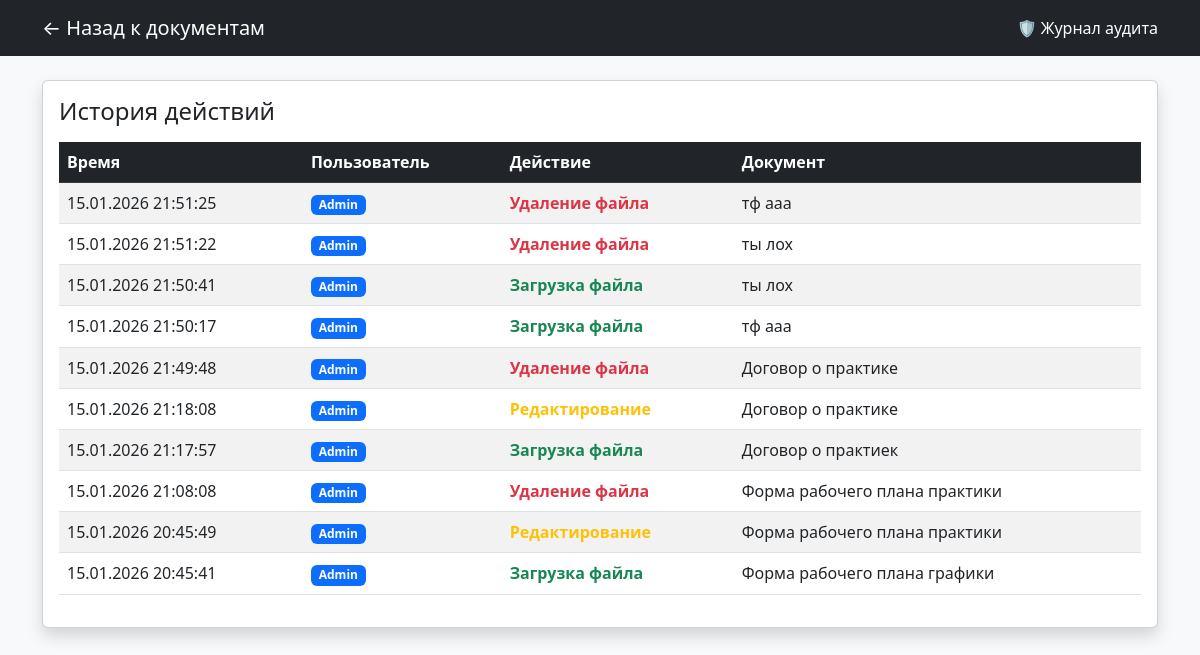
Before: /audit/ (signed in) with the older database file.
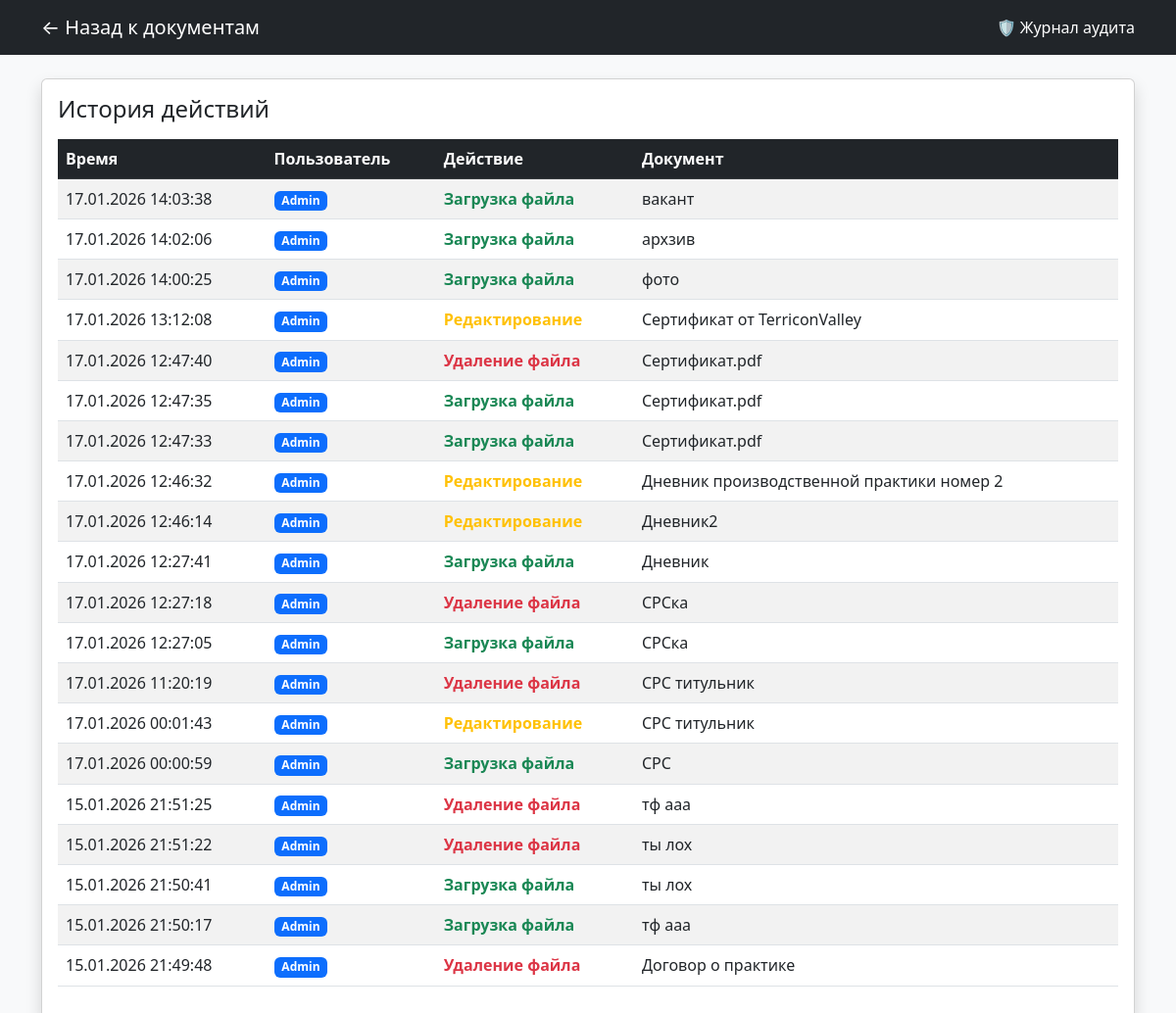
After: the same page with the newer database file.
### core/models.py (models this page shows, shortened)
class AuditLog(models.Model):
    user = models.ForeignKey(User, on_delete=models.SET_NULL, null=True, verbose_name="Пользователь")
    action = models.CharField(max_length=50, verbose_name="Действие")  # Например: "Загрузка", "Удаление"
    document_title = models.CharField(max_length=255, verbose_name="Документ")
    timestamp = models.DateTimeField(auto_now_add=True, verbose_name="Время")
    class Meta:
        ordering = ['-timestamp']  # Сначала новые записи

### core/views.py (the view)
# urls.py: path('audit/', audit_log_view, name='audit_log'),
@user_passes_test(lambda u: u.is_superuser)
def audit_log_view(request):
    logs = AuditLog.objects.all()
    return render(request, 'core/audit_log.html', {'logs': logs})

### core/templates/core/audit_log.html (shortened to what this page needs)
<!DOCTYPE html>
<html lang="ru">
<head>
    <link href="https://cdn.jsdelivr.net/npm/bootstrap@5.3.0/dist/css/bootstrap.min.css" rel="stylesheet">
</head>
<body class="bg-light">
<nav class="navbar navbar-dark bg-dark mb-4">
    <div class="container">
        <a class="navbar-brand" href="{% url 'home' %}">← Назад к документам</a>
        <span class="text-white">🛡️ Журнал аудита</span>
    </div>
</nav>
<div class="container">
    <div class="card shadow">
        <div class="card-body">
            <h4 class="mb-3">История действий</h4>
            <table class="table table-striped table-hover">
                <thead class="table-dark">
                    <tr>
                        <th>Время</th>
                        <th>Пользователь</th>
                        <th>Действие</th>
                        <th>Документ</th>
                    </tr>
                </thead>
                <tbody>
                    {% for log in logs %}
                    <tr>
                        <td>{{ log.timestamp|date:"d.m.Y H:i:s" }}</td>
                        <td>
                            {% if log.user %}
                                <span class="badge bg-primary">{{ log.user.username }}</span>
                            {% else %}
                                <span class="badge bg-secondary">Удален</span>
                            {% endif %}
                        </td>
                        <td>
                            {% if log.action == 'Удаление файла' %}
                                <span class="text-danger fw-bold">{{ log.action }}</span>
                            {% elif log.action == 'Загрузка файла' %}
                                <span class="text-success fw-bold">{{ log.action }}</span>
                            {% else %}
                                <span class="text-warning fw-bold">{{ log.action }}</span>
                            {% endif %}
                        </td>
                        <td>{{ log.document_title }}</td>
                    </tr>
                    {% empty %}
                    <tr><td colspan="4" class="text-center">Журнал пока пуст</td></tr>
                    {% endfor %}
                </tbody>
            </table>
        </div>
    </div>
</div>
</body>
</html>

Changed rows visible on the page:
removed AuditLog: timestamp "15.01.2026 21:18:08", user.username "Admin", action "Редактирование", document_title "Договор о практике"
removed AuditLog: timestamp "15.01.2026 21:17:57", user.username "Admin", action "Загрузка файла", document_title "Договор о практиек"
removed AuditLog: timestamp "15.01.2026 21:08:08", user.username "Admin", action "Удаление файла", document_title "Форма рабочего плана практики"
removed AuditLog: timestamp "15.01.2026 20:45:49", user.username "Admin", action "Редактирование", document_title "Форма рабочего плана практики"
removed AuditLog: timestamp "15.01.2026 20:45:41", user.username "Admin", action "Загрузка файла", document_title "Форма рабочего плана графики"
added AuditLog: timestamp "17.01.2026 14:03:38", user.username "Admin", action "Загрузка файла", document_title "вакант"
added AuditLog: timestamp "17.01.2026 14:02:06", user.username "Admin", action "Загрузка файла", document_title "архзив"
added AuditLog: timestamp "17.01.2026 14:00:25", user.username "Admin", action "Загрузка файла", document_title "фото"
added AuditLog: timestamp "17.01.2026 13:12:08", user.username "Admin", action "Редактирование", document_title "Сертификат от TerriconValley"
added AuditLog: timestamp "17.01.2026 12:47:40", user.username "Admin", action "Удаление файла", document_title "Сертификат.pdf"
added AuditLog: timestamp "17.01.2026 12:47:35", user.username "Admin", action "Загрузка файла", document_title "Сертификат.pdf"
added AuditLog: timestamp "17.01.2026 12:47:33", user.username "Admin", action "Загрузка файла", document_title "Сертификат.pdf"
added AuditLog: timestamp "17.01.2026 12:46:32", user.username "Admin", action "Редактирование", document_title "Дневник производственной практики номер 2"
added AuditLog: timestamp "17.01.2026 12:46:14", user.username "Admin", action "Редактирование", document_title "Дневник2"
added AuditLog: timestamp "17.01.2026 12:27:41", user.username "Admin", action "Загрузка файла", document_title "Дневник"
added AuditLog: timestamp "17.01.2026 12:27:18", user.username "Admin", action "Удаление файла", document_title "СРСка"
added AuditLog: timestamp "17.01.2026 12:27:05", user.username "Admin", action "Загрузка файла", document_title "СРСка"
added AuditLog: timestamp "17.01.2026 11:20:19", user.username "Admin", action "Удаление файла", document_title "СРС титульник"
added AuditLog: timestamp "17.01.2026 00:01:43", user.username "Admin", action "Редактирование", document_title "СРС титульник"
added AuditLog: timestamp "17.01.2026 00:00:59", user.username "Admin", action "Загрузка файла", document_title "СРС"
